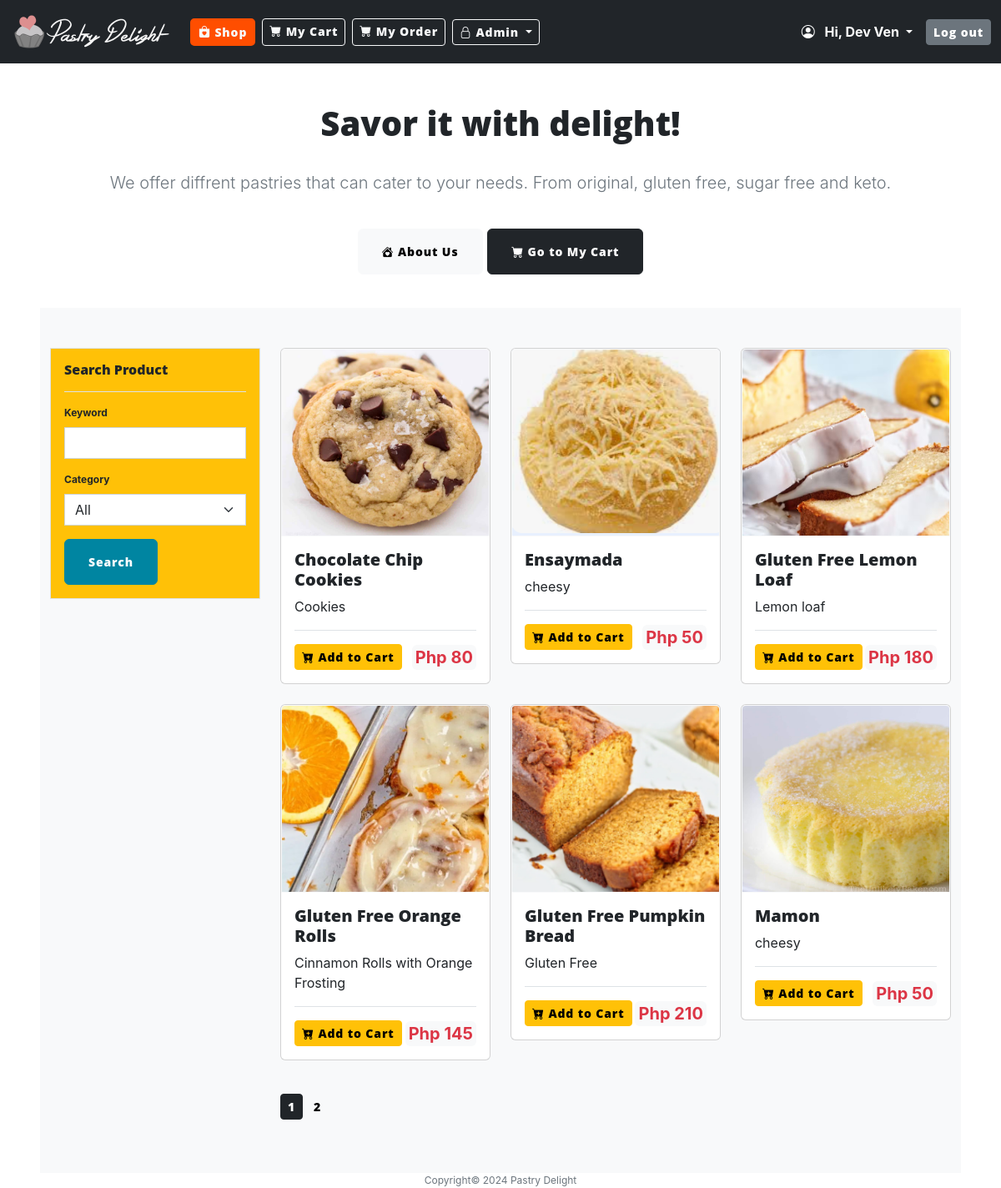
Screenshot of / (signed in) with the database file from the repository.
### model.py (models this page shows, shortened)
class User(UserMixin, db.Model):
    __tablename__ = "user"
    id: Mapped[int] = mapped_column(Integer, primary_key=True)
    email: Mapped[str] = mapped_column(String(100), unique=True, nullable=False)
    fname: Mapped[str] = mapped_column(String(100), nullable=False)
    mname: Mapped[str] = mapped_column(String(100), nullable=False)
    lname: Mapped[str] = mapped_column(String(100), nullable=False)
    contact_no: Mapped[str] = mapped_column(String(100), nullable=False)
    address: Mapped[str] = mapped_column(String(250), nullable=False)
    postal_code: Mapped[str] = mapped_column(String(100), nullable=False)
    country: Mapped[str] = mapped_column(String(100), nullable=False)
    password: Mapped[str] = mapped_column(String(250), nullable=False)
    status: Mapped[str] = mapped_column(String(20))
    created_date: Mapped[datetime] = mapped_column(DateTime(timezone=False), server_default=func.now(), nullable=False)
    orders = relationship("OrderHeader", back_populates="created_by")
    products = relationship("Product", back_populates="created_by")

class Product(db.Model):
    __tablename__ = "product"
    id: Mapped[int] = mapped_column(primary_key=True)
    name: Mapped[str] = mapped_column(String(250), unique=True)
    code: Mapped[str] = mapped_column(String(20), nullable=True, unique=True)
    price: Mapped[float] = mapped_column(Float)
    description: Mapped[str] = mapped_column(String(250), nullable=True)
    remarks: Mapped[str] = mapped_column(String(250), nullable=True)
    status: Mapped[str] = mapped_column(String(100))
    img_path: Mapped[str] = mapped_column(String(250), nullable=True)
    product_category_id: Mapped[int] = mapped_column(ForeignKey("product_category.id"))
    product_category = relationship("ProductCategory", back_populates="products")
    created_date: Mapped[datetime] = mapped_column(DateTime(timezone=False), server_default=func.now(), nullable=False)
    user_id: Mapped[int] = mapped_column(ForeignKey("user.id"))
    created_by = relationship("User", back_populates="products")

### main.py (the view)
@app.route("/", methods=["GET", "POST"])
def home():
    if 'cart' not in session:
        session['cart'] = db_connect.cart
        session['order'] = db_connect.order
    cart = session['cart']
    db_connect.records_per_page = RECORDS_PER_PAGE_HOME
    page = request.args.get('page', 1, type=int)
    per_page = db_connect.records_per_page
    offset = (page - 1) * per_page
    is_admin = False
    form = ProductSearchForm()
    categories = db_connect.get_product_categories()
    form.category.choices = [('0', 'All')]
    form.category.choices.extend([(categ.id, categ.name) for categ in categories])
    form_cart = AddtoCartForm()
    if current_user.is_authenticated:
        user_access = db_connect.get_user_access(**{'user_id': current_user.id, 'user_group_id': 1})
        if user_access:
            is_admin = True
    if 'search_home_criteria' not in session:
        session['search_home_criteria'] = {
            'keyword': "%%",
            'category': 0
        }
    search_criteria = session['search_home_criteria']
    if request.method == "POST":
        page = 1
        search_criteria["keyword"] = f"%{form.keyword.data}%"
        search_criteria["category"] = form.category.data
        session['search_home_criteria'] = search_criteria
    else:
        if "search_home_criteria" in session:
            get_search_criteria = session['search_home_criteria']
            form.keyword.data = get_search_criteria["keyword"].replace("%", "")
            form.category.data = get_search_criteria["category"]
    if int(search_criteria["category"]) > 0:
        products = db_connect.get_products(keyword=search_criteria["keyword"], page=page,
                                           **{'status': 'ACTIVE', 'product_category_id': search_criteria["category"]})
    else:
        products = db_connect.get_products(keyword=search_criteria["keyword"], page=page,
                                           **{'status': 'ACTIVE'})
    return render_template("home.html", products=products,cart=cart, form=form, form_cart=form_cart, is_admin=is_admin,
                           now=DATE_NOW)

### form.py
class ProductSearchForm(FlaskForm):
    keyword = StringField('Keyword')
    category = SelectField('Category')
    submit_btn = SubmitField('Search',render_kw={'class':'btn-sm btn-dark'})

class AddtoCartForm(FlaskForm):
    qty = IntegerField('Quantity', validators=[DataRequired(),NumberRange(min=1)])
    submit_btn = SubmitField('Add to Cart')

### main.py (called while the page is built)
@login_manager.user_loader
def load_user(user_id):
    return db_connect.get_user_details(user_id)

### model.py (called while the page is built)
    def get_product_categories(self):
        record_list = self.db.session.execute(db.select(ProductCategory).order_by(ProductCategory.name)).scalars().all()
        return record_list

    def get_user_details(self, user_id):
        record = self.db.session.execute(db.select(User).where(User.id == user_id)).scalar()
        return record

    def get_user_access(self, **user_details):
        record = UserAccess.query.filter_by(**user_details).scalar()
        return record

### templates/home.html (shortened to what this page needs)
{% include "header.html" %}
{% from "bootstrap5/form.html" import render_form, render_field %}
<body class="body_home">
<main role="main" class="pt-5">
    <section class="jumbotron text-center">
        <div class="container">
            <h1 class="jumbotron-heading">Savor it with delight!</h1>
            <p class="lead text-muted">We offer diffrent pastries that can cater to your needs.
                From original, gluten free, sugar free and keto.</p>
            <p>
                <a href="{{ url_for('about_us') }}" class="btn btn-light my-2">
                    <i class="bi bi-house-heart-fill"></i>
                    About Us
                </a>
                <a href="{{ url_for('my_cart') }}" class="btn btn-dark my-2 position-relative">
                    <i class="bi bi-cart-fill"></i>
                    Go to My Cart
                </a>
            </p>
        </div>
    </section>
    <div class="album py-5 bg-light bg-opacity-90 mx-5">
        <div class="container">
            <div class="row">
                <div class="col-md-3">
                    <div class="border border-1 bg-warning  p-3">
                        <h6>Search Product</h6>
                        <hr/>
                        <div class="fs-7">
                            {{ render_form(form) }}
                        </div>
                    </div>
                </div>
                <div class="col-md-9">
                    <div class="row">
                        {% if products.total > 0 %}
                        {% for product in products: %}
                        <div class="col-md-4">
                            <div id="prod{{ product.id}}" class="card mb-4 box-shadow">
                                {% if product.img_path: %}
                                <img id="prodimg{{product.id}}" class="card-img-top border border-1 border-light" alt="{{product.name}}"
                                     src="{{ url_for('static', filename='images/products/'+product.img_path) }}"
                                     data-holder-rendered="true" style="height: 225px; width: 100%; display: block;">
                                {% else %}
                                <img id="prodimg{{product.id}}" class="card-img-top border border-1 border-light" alt="{{product.name}}"
                                     src="{{ url_for('static', filename='images/products/cupcake.png') }}"
                                     data-holder-rendered="true" style="height: 285px; width: 100%; display: block;">
                                {% endif %}
                                <div class="card-body">
                                    <h5 id="prodname{{ product.id}}">{{ product.name }}</h5>
                                    <div id="proddesc{{ product.id}}" class="card-text fs-6">{{ product.description }}</div>
                                    <hr/>
                                    <div class="d-flex justify-content-between align-items-center">
                                        <div class="btn-group">
                                            <button id="addtocart_{{product.id}}" type="button" class="btn btn-sm btn-warning" data-bs-toggle="modal"
                                                    data-bs-target="#addtocart">
                                                <i class="bi bi-cart-plus-fill"></i> Add to Cart
                                            </button>
                                        </div>
                                        <small class="bg-light text-danger fw-bold fs-5 px-1 rounded">Php {{ '%02d' %
                                            product.price }}</small>
                                    </div>
                                </div>
                            </div>
                        </div>
                        {% endfor %}
                        <div class="bg-light py-3 fs-6 fw-bold">
                            {% for i in range(1,products.pages+1): %}
                            <a href="{{ url_for('home',page=i) }}" class="btn btn-sm {% if products.page == i %}btn-dark{%else%} btn-light{%endif%}">
                                {{ i }}
                            </a>
                            {% endfor %}
                        </div>
                        {% else %}
                        <div class="alert alert-secondary bg-secondary text-center text-white fw-bold">
                            No products found.
                        </div>
                        {% endif %}
                    </div>
                </div>
            </div>
        </div>
    </div>
</main>
{% include "footer.html" %}
</body>

### templates/header.html (shortened to what this page needs)
<!DOCTYPE html>
<html lang="en">
<head>
    {% block styles %}
    {{ bootstrap.load_css() }}
    <link
            href="{{ url_for('static', filename='css/style.css') }}"
            rel="stylesheet"
    />
    <link href="https://cdn.jsdelivr.net/npm/bootstrap-icons/font/bootstrap-icons.css" rel="stylesheet">
    {% endblock %}
</head>
<body>
<nav class="navbar navbar-expand-lg navbar-dark bg-dark">
    <div class="container-fluid">
        <a class="navbar-brand" href="{{ url_for('home') }}">
            <img class="logo" alt="Pastry Delight"
                 src="{{ url_for('static', filename='images/pd_horizontal_white.png') }}">
        </a>
        <div class="collapse navbar-collapse" id="navbarSupportedContent">
            <ul class="navbar-nav mb-2 mb-lg-0">
                <li class="nav nav-item me-2">
                     <a class="btn btn-outline-light btn-sm {% if request.path == '/' %}active{% endif %}" aria-current="page" href="{{ url_for('home') }}">
                        <i class="bi bi-bag-heart-fill"></i>
                        Shop
                    </a>
                </li>
                <li class="nav nav-item me-2">
                    <a class=" btn btn-outline-light btn-sm" aria-current="page" href="{{ url_for('my_cart') }}">
                        <i class="bi bi-cart-fill"></i>
                        My Cart
                    </a>
                </li>
                {% if current_user.is_authenticated %}
                <li class="nav nav-item me-2">
                    <a class=" btn btn-outline-light btn-sm" aria-current="page" href="{{ url_for('order_list') }}">
                        <i class="bi bi-cart-fill"></i>
                        My Order
                    </a>
                </li>
                {% endif %}
            </ul>
            <ul class="navbar-nav me-auto mb-2 mb-lg-0">
                {% if is_admin %}
                <li class="nav-item dropdown">
                    <a class="dropdown-toggle btn btn-outline-light btn-sm  " href="#" id="navbarDropdown" role="button"
                       data-bs-toggle="dropdown" aria-expanded="false">
                        <i class="bi bi-lock"></i> Admin
                    </a>
                </li>
                {% endif %}
            </ul>
            <ul class="navbar-nav navbar-right">
                {% if current_user.is_authenticated %}
                <li class="fw-bold text-white me-3 fs-5 nav-item dropdown">
                    <a class="dropdown-toggle text-white fs-6"  role="button"
                       data-bs-toggle="dropdown" aria-expanded="false">
                        <i class="bi bi-person-circle me-2"></i>
                        Hi, {{ current_user.fname }}
                    </a>
                </li>
                <li class="nav-item">
                    <a href="{{ url_for('logout') }}" class="btn btn-secondary btn-sm">Log out</a>
                </li>
                {% endif %}
            </ul>
        </div>
    </div>
</nav>

### rows the page displays
User: fname "Dev Ven"
Product: img_path (picture), name "Chocolate Chip Cookies", description "Cookies", price "80"
Product: img_path (picture), name "Ensaymada", description "cheesy", price "50"
Product: img_path (picture), name "Gluten Free Lemon Loaf", description "Lemon loaf", price "180"
Product: img_path (picture), name "Gluten Free Orange Rolls", description "Cinnamon Rolls with Orange Frosting", price "145"
Product: img_path (picture), name "Gluten Free Pumpkin Bread", description "Gluten Free", price "210"
Product: img_path (picture), name "Mamon", description "cheesy", price "50"

### other values shown
{{ i }} "1" "2"
{{ now.year }} "2024"
